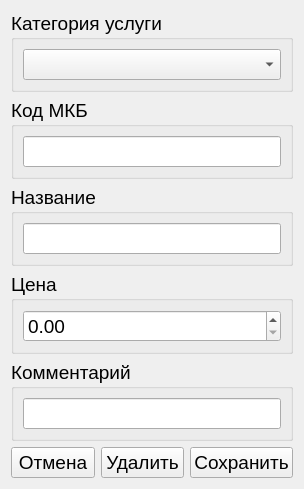
<?xml version="1.0" encoding="UTF-8"?>
<ui version="4.0">
 <class>ServiceForm</class>
 <widget class="QWidget" name="ServiceForm">
  <property name="geometry">
   <rect>
    <x>0</x>
    <y>0</y>
    <width>304</width>
    <height>320</height>
   </rect>
  </property>
  <property name="font">
   <font>
    <pointsize>14</pointsize>
   </font>
  </property>
  <property name="windowTitle">
   <string>Услуга</string>
  </property>
  <layout class="QGridLayout" name="gridLayout_6">
   <item row="5" column="0">
    <widget class="QPushButton" name="cancel_b">
     <property name="text">
      <string>Отмена</string>
     </property>
    </widget>
   </item>
   <item row="5" column="1">
    <widget class="QPushButton" name="del_b">
     <property name="text">
      <string>Удалить</string>
     </property>
    </widget>
   </item>
   <item row="5" column="2">
    <widget class="QPushButton" name="save_b">
     <property name="text">
      <string>Сохранить</string>
     </property>
    </widget>
   </item>
   <item row="4" column="0" colspan="3">
    <widget class="QGroupBox" name="groupBox_2">
     <property name="title">
      <string>Комментарий</string>
     </property>
     <layout class="QGridLayout" name="gridLayout_2">
      <item row="0" column="0">
       <widget class="QLineEdit" name="comment_e"/>
      </item>
     </layout>
    </widget>
   </item>
   <item row="3" column="0" colspan="3">
    <widget class="QGroupBox" name="groupBox_4">
     <property name="title">
      <string>Цена</string>
     </property>
     <layout class="QGridLayout" name="gridLayout_4">
      <item row="0" column="0">
       <widget class="QDoubleSpinBox" name="price_e">
        <property name="maximum">
         <double>9999999.990000000223517</double>
        </property>
        <property name="singleStep">
         <double>100.000000000000000</double>
        </property>
       </widget>
      </item>
     </layout>
    </widget>
   </item>
   <item row="2" column="0" colspan="3">
    <widget class="QGroupBox" name="groupBox">
     <property name="title">
      <string>Название</string>
     </property>
     <layout class="QGridLayout" name="gridLayout">
      <item row="0" column="0">
       <widget class="QLineEdit" name="name_e"/>
      </item>
     </layout>
    </widget>
   </item>
   <item row="1" column="0" colspan="3">
    <widget class="QGroupBox" name="groupBox_3">
     <property name="title">
      <string>Код МКБ</string>
     </property>
     <layout class="QGridLayout" name="gridLayout_3">
      <item row="0" column="0">
       <widget class="QLineEdit" name="mkb_e"/>
      </item>
     </layout>
    </widget>
   </item>
   <item row="0" column="0" colspan="3">
    <widget class="QGroupBox" name="groupBox_5">
     <property name="title">
      <string>Категория услуги</string>
     </property>
     <layout class="QGridLayout" name="gridLayout_5">
      <item row="0" column="0">
       <widget class="QComboBox" name="category_s"/>
      </item>
     </layout>
    </widget>
   </item>
  </layout>
 </widget>
 <resources/>
 <connections/>
</ui>
